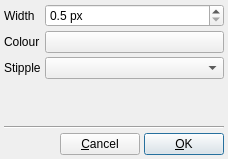
<?xml version="1.0" encoding="UTF-8"?>
<ui version="4.0">
 <class>EditLineStyleDialog</class>
 <widget class="QDialog" name="EditLineStyleDialog">
  <property name="windowModality">
   <enum>Qt::ApplicationModal</enum>
  </property>
  <property name="geometry">
   <rect>
    <x>0</x>
    <y>0</y>
    <width>228</width>
    <height>159</height>
   </rect>
  </property>
  <property name="windowTitle">
   <string>Line Style</string>
  </property>
  <layout class="QVBoxLayout" name="verticalLayout">
   <property name="spacing">
    <number>4</number>
   </property>
   <property name="margin">
    <number>4</number>
   </property>
   <item>
    <layout class="QGridLayout" name="gridLayout">
     <item row="1" column="3">
      <widget class="ColourButton" name="LineColourButton">
       <property name="sizePolicy">
        <sizepolicy hsizetype="Expanding" vsizetype="Fixed">
         <horstretch>0</horstretch>
         <verstretch>0</verstretch>
        </sizepolicy>
       </property>
       <property name="toolTip">
        <string>Click to select new colour</string>
       </property>
       <property name="text">
        <string/>
       </property>
      </widget>
     </item>
     <item row="2" column="1">
      <widget class="QLabel" name="label_3">
       <property name="text">
        <string>Stipple</string>
       </property>
      </widget>
     </item>
     <item row="2" column="3">
      <widget class="QComboBox" name="LineStippleCombo"/>
     </item>
     <item row="0" column="1">
      <widget class="QLabel" name="label_2">
       <property name="text">
        <string>Width</string>
       </property>
      </widget>
     </item>
     <item row="1" column="1">
      <widget class="QLabel" name="label">
       <property name="text">
        <string>Colour</string>
       </property>
      </widget>
     </item>
     <item row="0" column="3">
      <widget class="QDoubleSpinBox" name="LineWidthSpin">
       <property name="suffix">
        <string> px</string>
       </property>
       <property name="decimals">
        <number>1</number>
       </property>
       <property name="minimum">
        <double>0.500000000000000</double>
       </property>
       <property name="singleStep">
        <double>0.500000000000000</double>
       </property>
      </widget>
     </item>
    </layout>
   </item>
   <item>
    <spacer name="verticalSpacer">
     <property name="orientation">
      <enum>Qt::Vertical</enum>
     </property>
     <property name="sizeHint" stdset="0">
      <size>
       <width>20</width>
       <height>40</height>
      </size>
     </property>
    </spacer>
   </item>
   <item>
    <widget class="Line" name="line">
     <property name="orientation">
      <enum>Qt::Horizontal</enum>
     </property>
    </widget>
   </item>
   <item>
    <layout class="QHBoxLayout" name="horizontalLayout_7">
     <item>
      <spacer name="horizontalSpacer_4">
       <property name="orientation">
        <enum>Qt::Horizontal</enum>
       </property>
       <property name="sizeHint" stdset="0">
        <size>
         <width>40</width>
         <height>20</height>
        </size>
       </property>
      </spacer>
     </item>
     <item>
      <widget class="QPushButton" name="CancelButton">
       <property name="text">
        <string>&amp;Cancel</string>
       </property>
      </widget>
     </item>
     <item>
      <widget class="QPushButton" name="OKButton">
       <property name="text">
        <string>&amp;OK</string>
       </property>
       <property name="default">
        <bool>true</bool>
       </property>
      </widget>
     </item>
    </layout>
   </item>
  </layout>
 </widget>
 <customwidgets>
  <customwidget>
   <class>ColourButton</class>
   <extends>QPushButton</extends>
   <header>gui/colourbutton.uih</header>
  </customwidget>
 </customwidgets>
 <resources/>
 <connections/>
</ui>
